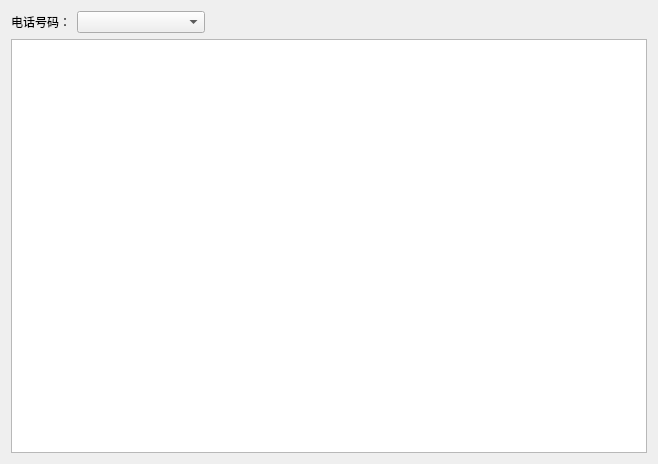
<?xml version="1.0" encoding="UTF-8"?>
<ui version="4.0">
 <class>CallLogViewerClass</class>
 <widget class="QMainWindow" name="CallLogViewerClass">
  <property name="geometry">
   <rect>
    <x>0</x>
    <y>0</y>
    <width>658</width>
    <height>464</height>
   </rect>
  </property>
  <property name="sizePolicy">
   <sizepolicy hsizetype="Expanding" vsizetype="Expanding">
    <horstretch>0</horstretch>
    <verstretch>0</verstretch>
   </sizepolicy>
  </property>
  <property name="windowTitle">
   <string>通讯记录详单</string>
  </property>
  <property name="layoutDirection">
   <enum>Qt::LeftToRight</enum>
  </property>
  <property name="animated">
   <bool>false</bool>
  </property>
  <widget class="QWidget" name="centralWidget">
   <layout class="QVBoxLayout" name="verticalLayout_2">
    <item>
     <layout class="QVBoxLayout" name="verticalLayout">
      <item>
       <layout class="QHBoxLayout" name="horizontalLayout">
        <item>
         <widget class="QLabel" name="label">
          <property name="text">
           <string>电话号码：</string>
          </property>
         </widget>
        </item>
        <item>
         <widget class="QComboBox" name="comboBox">
          <property name="sizePolicy">
           <sizepolicy hsizetype="Minimum" vsizetype="Fixed">
            <horstretch>0</horstretch>
            <verstretch>0</verstretch>
           </sizepolicy>
          </property>
          <property name="minimumSize">
           <size>
            <width>128</width>
            <height>0</height>
           </size>
          </property>
         </widget>
        </item>
        <item>
         <spacer name="horizontalSpacer">
          <property name="orientation">
           <enum>Qt::Horizontal</enum>
          </property>
          <property name="sizeHint" stdset="0">
           <size>
            <width>40</width>
            <height>20</height>
           </size>
          </property>
         </spacer>
        </item>
       </layout>
      </item>
      <item>
       <widget class="QTableView" name="tableView"/>
      </item>
     </layout>
    </item>
   </layout>
  </widget>
 </widget>
 <layoutdefault spacing="6" margin="11"/>
 <resources>
  <include location="CallLogViewer.qrc"/>
 </resources>
 <connections/>
</ui>
